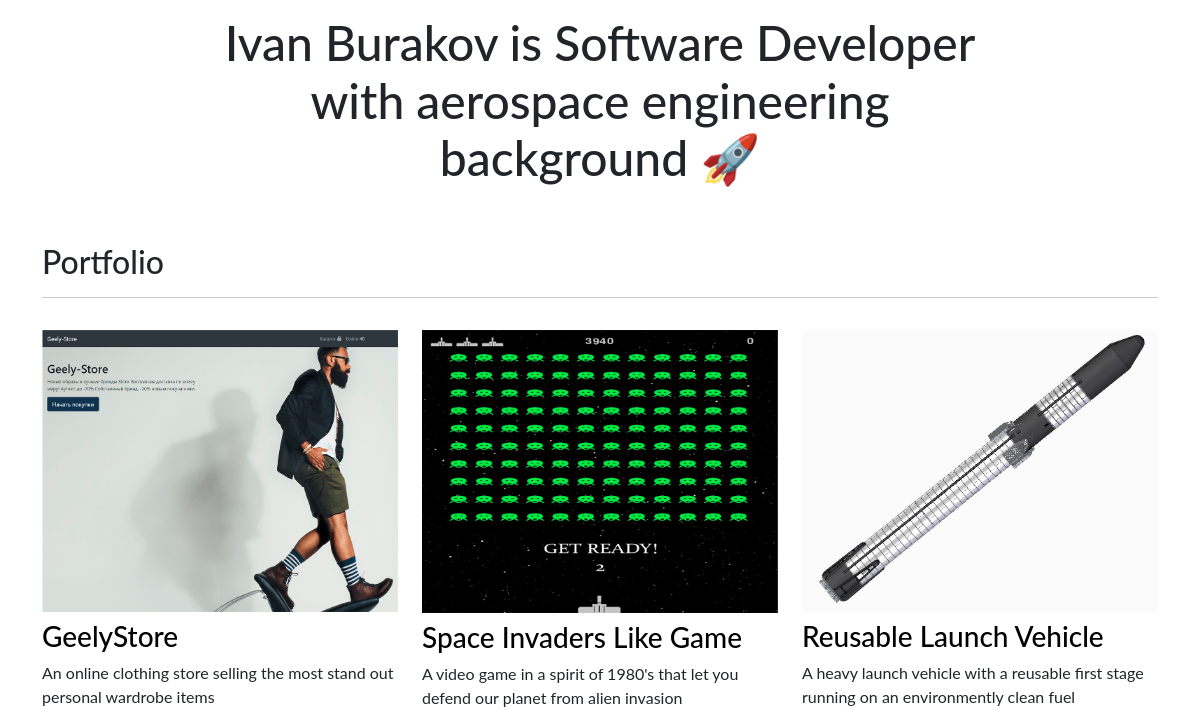
The app's page / (lower part), older data.
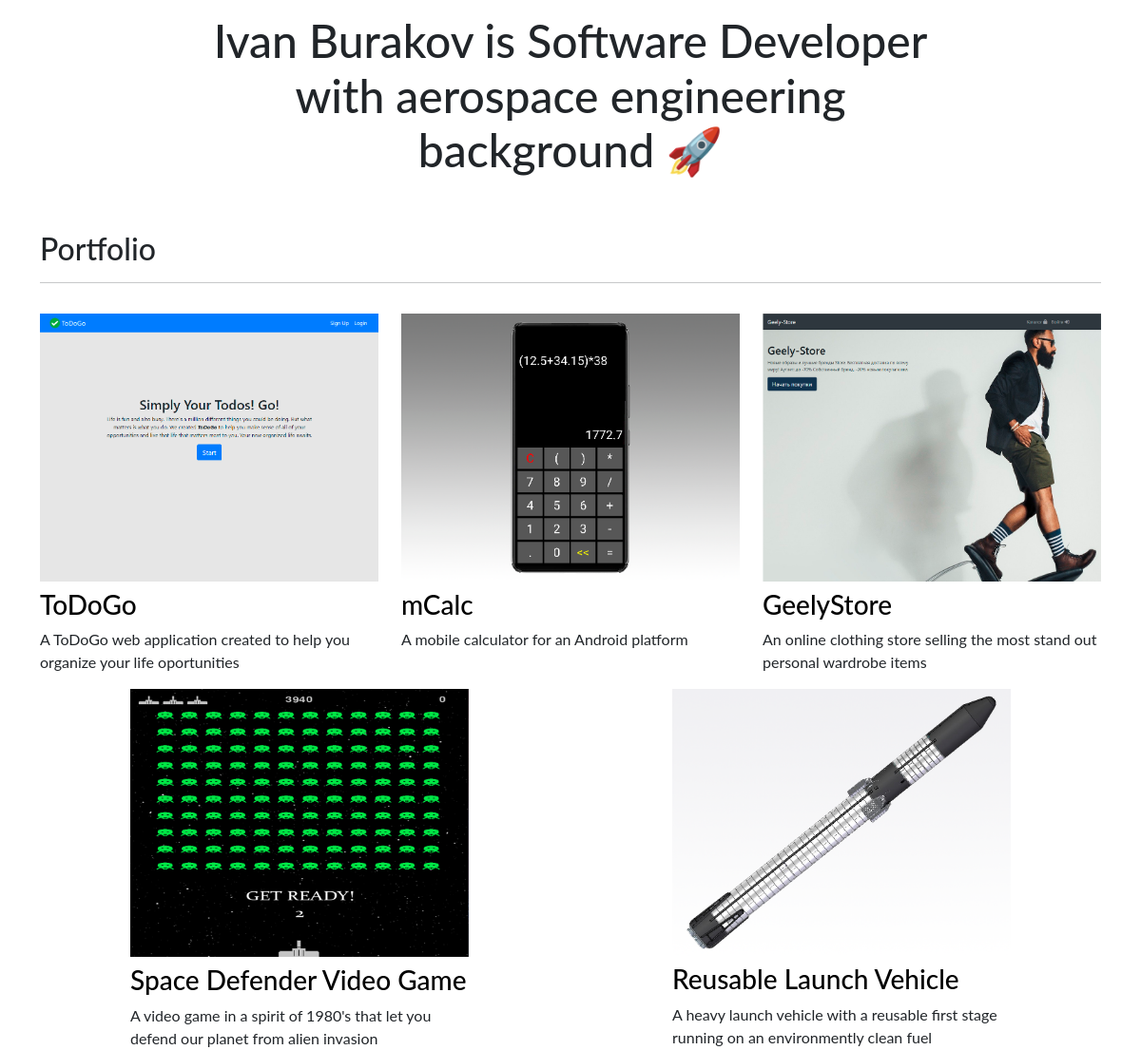
The same page, newer data.
### portfolio/models.py (models this page shows, shortened)
class Project(models.Model):
    title = models.CharField(max_length = 100)
    short_description = models.CharField(max_length = 100)
    long_description = models.TextField(default="Here should be a long description.")
    image_1 = models.ImageField(upload_to = 'portfolio/images/')
    image_2 = models.ImageField(upload_to = 'portfolio/images/', blank=True)
    image_3 = models.ImageField(upload_to = 'portfolio/images/', blank=True)
    date = models.DateTimeField(auto_now_add=True)

### portfolio/views.py (the view)
# urls.py: path('', views.base, name = 'base'),
def base(request):
    projects = Project.objects.all().order_by('-date')
    return render(request, 'portfolio/base.html', {'projects': projects})

### portfolio/templates/portfolio/base.html (shortened to what this page needs)
{% extends 'portfolio/head.html' %}
{% load static %}
{% block content %}
<div class="row justify-content-center mb-3">
  <div class="col-md-9 text-center">
    <h1 id="hometext" class="font-weight-bold">Ivan Burakov is Software Developer with aerospace engineering background 🚀</h1>
  </div>
</div>
<h2 class="mt-5">Portfolio</h2>
<hr>
<div class="row">
  {% for project in projects %}
  <div class="col-lg-4 col-md-6 gy-3 mx-auto" >
    <a style="color: black" href="{% url 'port' project.id %}">
      <img src="{{ project.image_1.url }}" class="img-fluid mb-2" >
      <h3>{{ project.title }}</h3>
    </a>
    {{ project.short_description }}
  </div>
  {% endfor %}
</div>
{% endblock %}

### portfolio/templates/portfolio/head.html (shortened to what this page needs)
<!doctype html>
{% load static %}
<html lang="en">
<head>
  <link href="https://cdn.jsdelivr.net/npm/bootstrap@5.0.2/dist/css/bootstrap.min.css" rel="stylesheet"
>
  <link rel="stylesheet" href="{% static 'portfolio/custom.css' %}">
</head>
<body>
  <div class="container">
    {% block content %}{% endblock %}
  </div>
</body>
</html>

### portfolio/static/portfolio/custom.css (style rules this page uses)
a { text-decoration: none; }
body { font-family: 'Lato', sans-serif; }
@media (min-width: 992px) { #hometext { font-size: 3rem; } }

Row changes from the older to the newer data that the page shows:
added Project: image_1 (picture), title "ToDoGo", short_description "A ToDoGo web application created to help you organize your life oportunities"
added Project: image_1 (picture), title "mCalc", short_description "A mobile calculator for an Android platform"
changed Project: title "Space Invaders Like Game" → "Space Defender Video Game"
changed Project "Reusable Launch Vehicle": image_1: a different picture
